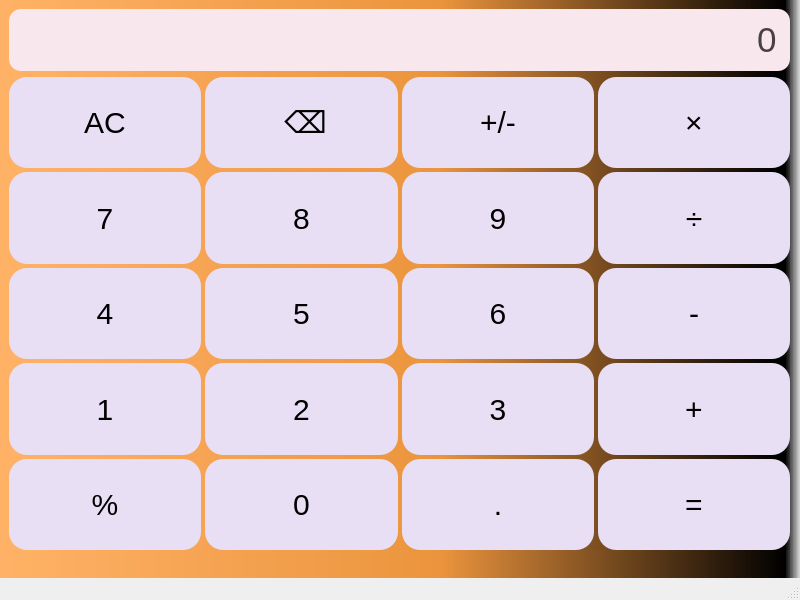
<?xml version="1.0" encoding="UTF-8"?>
<ui version="4.0">
 <class>MainWindow</class>
 <widget class="QMainWindow" name="MainWindow">
  <property name="geometry">
   <rect>
    <x>0</x>
    <y>0</y>
    <width>800</width>
    <height>600</height>
   </rect>
  </property>
  <property name="windowTitle">
   <string>MainWindow</string>
  </property>
  <widget class="QWidget" name="centralwidget">
   <property name="styleSheet">
    <string notr="true">QWidget {
	background-color: qlineargradient(spread:pad, x1:0, y1:0, x2:1, y2:0, stop:0 rgba(255, 178, 102, 255), stop:0.55 rgba(235, 148, 61, 255), stop:0.98 rgba(0, 0, 0, 255), stop:1 rgba(0, 0, 0, 0));


		

	
  
}</string>
   </property>
   <widget class="QWidget" name="verticalLayoutWidget">
    <property name="geometry">
     <rect>
      <x>9</x>
      <y>9</y>
      <width>781</width>
      <height>541</height>
     </rect>
    </property>
    <layout class="QVBoxLayout" name="verticalLayout_3">
     <item>
      <widget class="QLineEdit" name="display">
       <property name="minimumSize">
        <size>
         <width>0</width>
         <height>60</height>
        </size>
       </property>
       <property name="font">
        <font>
         <pointsize>-1</pointsize>
        </font>
       </property>
       <property name="layoutDirection">
        <enum>Qt::LayoutDirection::LeftToRight</enum>
       </property>
       <property name="styleSheet">
        <string notr="true">QLineEdit{
     border: 2px solid #9E3F5F;
     background-color: #F8E8EE;
color: #4A3F46;
border:none;
border-radius:12px;
padding:10px;
font-size:35px;

}</string>
       </property>
       <property name="text">
        <string>0</string>
       </property>
       <property name="alignment">
        <set>Qt::AlignmentFlag::AlignRight|Qt::AlignmentFlag::AlignTrailing|Qt::AlignmentFlag::AlignVCenter</set>
       </property>
       <property name="readOnly">
        <bool>true</bool>
       </property>
      </widget>
     </item>
     <item>
      <layout class="QGridLayout" name="gridLayout_6">
       <property name="spacing">
        <number>4</number>
       </property>
       <item row="0" column="3">
        <widget class="QPushButton" name="pushButton_21">
         <property name="sizePolicy">
          <sizepolicy hsizetype="Expanding" vsizetype="Preferred">
           <horstretch>0</horstretch>
           <verstretch>0</verstretch>
          </sizepolicy>
         </property>
         <property name="styleSheet">
          <string notr="true">QPushButton {
    background-color: #E8DFF5;
collor:#585bff;
    border: none;
    border-radius: 18px;
    padding: 6px;
    font-size: 30px;
}
QPushButton:hover{
	
	background-color: rgb(156, 117, 255);
}
QPushButton:pressed{
	background-color: rgb(236, 190, 255);
}


</string>
         </property>
         <property name="text">
          <string>×</string>
         </property>
        </widget>
       </item>
       <item row="4" column="3">
        <widget class="QPushButton" name="pushButton_16">
         <property name="sizePolicy">
          <sizepolicy hsizetype="Expanding" vsizetype="Preferred">
           <horstretch>0</horstretch>
           <verstretch>0</verstretch>
          </sizepolicy>
         </property>
         <property name="styleSheet">
          <string notr="true">QPushButton {
    background-color: #E8DFF5;
collor:#585bff;
    border: none;
    border-radius: 18px;
    padding: 6px;
    font-size: 30px;
}
QPushButton:hover{
	
	background-color: rgb(156, 117, 255);
}
QPushButton:pressed{
	background-color: rgb(236, 190, 255);
}


</string>
         </property>
         <property name="text">
          <string>=</string>
         </property>
        </widget>
       </item>
       <item row="1" column="0">
        <widget class="QPushButton" name="pushButton_7">
         <property name="sizePolicy">
          <sizepolicy hsizetype="Expanding" vsizetype="Preferred">
           <horstretch>0</horstretch>
           <verstretch>0</verstretch>
          </sizepolicy>
         </property>
         <property name="styleSheet">
          <string notr="true">QPushButton {
    background-color: #E8DFF5;
collor:#585bff;
    border: none;
    border-radius: 18px;
    padding: 6px;
    font-size: 30px;
}
QPushButton:hover{
	
	background-color: rgb(156, 117, 255);
}
QPushButton:pressed{
	background-color: rgb(236, 190, 255);
}


</string>
         </property>
         <property name="text">
          <string>7</string>
         </property>
        </widget>
       </item>
       <item row="3" column="3">
        <widget class="QPushButton" name="pushButton_2">
         <property name="sizePolicy">
          <sizepolicy hsizetype="Expanding" vsizetype="Preferred">
           <horstretch>0</horstretch>
           <verstretch>0</verstretch>
          </sizepolicy>
         </property>
         <property name="styleSheet">
          <string notr="true">QPushButton {
    background-color: #E8DFF5;
collor:#585bff;
    border: none;
    border-radius: 18px;
    padding: 6px;
    font-size: 30px;
}
QPushButton:hover{
	
	background-color: rgb(156, 117, 255);
}
QPushButton:pressed{
	background-color: rgb(236, 190, 255);
}


</string>
         </property>
         <property name="text">
          <string>+</string>
         </property>
        </widget>
       </item>
       <item row="0" column="1">
        <widget class="QPushButton" name="pushButton_17">
         <property name="sizePolicy">
          <sizepolicy hsizetype="Expanding" vsizetype="Preferred">
           <horstretch>0</horstretch>
           <verstretch>0</verstretch>
          </sizepolicy>
         </property>
         <property name="styleSheet">
          <string notr="true">QPushButton {
    background-color: #E8DFF5;
collor:#585bff;
    border: none;
    border-radius: 18px;
    padding: 6px;
    font-size: 30px;
}
QPushButton:hover{
	
	background-color: rgb(156, 117, 255);
}
QPushButton:pressed{
	background-color: rgb(236, 190, 255);
}


</string>
         </property>
         <property name="text">
          <string> ⌫</string>
         </property>
        </widget>
       </item>
       <item row="1" column="1">
        <widget class="QPushButton" name="pushButton_8">
         <property name="sizePolicy">
          <sizepolicy hsizetype="Expanding" vsizetype="Preferred">
           <horstretch>0</horstretch>
           <verstretch>0</verstretch>
          </sizepolicy>
         </property>
         <property name="styleSheet">
          <string notr="true">QPushButton {
    background-color: #E8DFF5;
collor:#585bff;
    border: none;
    border-radius: 18px;
    padding: 6px;
    font-size: 30px;
}
QPushButton:hover{
	
	background-color: rgb(156, 117, 255);
}
QPushButton:pressed{
	background-color: rgb(236, 190, 255);
}
</string>
         </property>
         <property name="text">
          <string>8</string>
         </property>
        </widget>
       </item>
       <item row="2" column="2">
        <widget class="QPushButton" name="pushButton_12">
         <property name="sizePolicy">
          <sizepolicy hsizetype="Expanding" vsizetype="Preferred">
           <horstretch>0</horstretch>
           <verstretch>0</verstretch>
          </sizepolicy>
         </property>
         <property name="styleSheet">
          <string notr="true">QPushButton {
    background-color: #E8DFF5;
collor:#585bff;
    border: none;
    border-radius: 18px;
    padding: 6px;
    font-size: 30px;
}
QPushButton:hover{
	
	background-color: rgb(156, 117, 255);
}
QPushButton:pressed{
	background-color: rgb(236, 190, 255);
}


</string>
         </property>
         <property name="text">
          <string>6</string>
         </property>
        </widget>
       </item>
       <item row="2" column="3">
        <widget class="QPushButton" name="pushButton_13">
         <property name="sizePolicy">
          <sizepolicy hsizetype="Expanding" vsizetype="Preferred">
           <horstretch>0</horstretch>
           <verstretch>0</verstretch>
          </sizepolicy>
         </property>
         <property name="styleSheet">
          <string notr="true">QPushButton {
    background-color: #E8DFF5;
collor:#585bff;
    border: none;
    border-radius: 18px;
    padding: 6px;
    font-size: 30px;
}
QPushButton:hover{
	
	background-color: rgb(156, 117, 255);
}
QPushButton:pressed{
	background-color: rgb(236, 190, 255);
}


</string>
         </property>
         <property name="text">
          <string>-</string>
         </property>
        </widget>
       </item>
       <item row="3" column="2">
        <widget class="QPushButton" name="pushButton_3">
         <property name="sizePolicy">
          <sizepolicy hsizetype="Expanding" vsizetype="Preferred">
           <horstretch>0</horstretch>
           <verstretch>0</verstretch>
          </sizepolicy>
         </property>
         <property name="styleSheet">
          <string notr="true">QPushButton {
    background-color: #E8DFF5;
collor:#585bff;
    border: none;
    border-radius: 18px;
    padding: 6px;
    font-size: 30px;
}
QPushButton:hover{
	
	background-color: rgb(156, 117, 255);
}
QPushButton:pressed{
	background-color: rgb(236, 190, 255);
}


</string>
         </property>
         <property name="text">
          <string>3</string>
         </property>
        </widget>
       </item>
       <item row="4" column="0">
        <widget class="QPushButton" name="pushButton_5">
         <property name="sizePolicy">
          <sizepolicy hsizetype="Expanding" vsizetype="Preferred">
           <horstretch>0</horstretch>
           <verstretch>0</verstretch>
          </sizepolicy>
         </property>
         <property name="styleSheet">
          <string notr="true">QPushButton {
    background-color: #E8DFF5;
collor:#585bff;
    border: none;
    border-radius: 18px;
    padding: 6px;
    font-size: 30px;
}
QPushButton:hover{
	
	background-color: rgb(156, 117, 255);
}
QPushButton:pressed{
	background-color: rgb(236, 190, 255);
}


</string>
         </property>
         <property name="text">
          <string>%</string>
         </property>
        </widget>
       </item>
       <item row="2" column="0">
        <widget class="QPushButton" name="pushButton_6">
         <property name="sizePolicy">
          <sizepolicy hsizetype="Expanding" vsizetype="Preferred">
           <horstretch>0</horstretch>
           <verstretch>0</verstretch>
          </sizepolicy>
         </property>
         <property name="styleSheet">
          <string notr="true">QPushButton {
    background-color: #E8DFF5;
collor:#585bff;
    border: none;
    border-radius: 18px;
    padding: 6px;
    font-size: 30px;
}
QPushButton:hover{
	
	background-color: rgb(156, 117, 255);
}
QPushButton:pressed{
	background-color: rgb(236, 190, 255);
}


</string>
         </property>
         <property name="text">
          <string>4</string>
         </property>
        </widget>
       </item>
       <item row="3" column="0">
        <widget class="QPushButton" name="pushButton">
         <property name="sizePolicy">
          <sizepolicy hsizetype="Expanding" vsizetype="Preferred">
           <horstretch>0</horstretch>
           <verstretch>0</verstretch>
          </sizepolicy>
         </property>
         <property name="styleSheet">
          <string notr="true">QPushButton {
    background-color: #E8DFF5;
collor:#585bff;
    border: none;
    border-radius: 18px;
    padding: 6px;
    font-size: 30px;
}
QPushButton:hover{
	
	background-color: rgb(156, 117, 255);
}
QPushButton:pressed{
	background-color: rgb(236, 190, 255);
}


</string>
         </property>
         <property name="text">
          <string>1</string>
         </property>
        </widget>
       </item>
       <item row="2" column="1">
        <widget class="QPushButton" name="pushButton_11">
         <property name="sizePolicy">
          <sizepolicy hsizetype="Expanding" vsizetype="Preferred">
           <horstretch>0</horstretch>
           <verstretch>0</verstretch>
          </sizepolicy>
         </property>
         <property name="styleSheet">
          <string notr="true">QPushButton {
    background-color: #E8DFF5;
collor:#585bff;
    border: none;
    border-radius: 18px;
    padding: 6px;
    font-size: 30px;
}
QPushButton:hover{
	
	background-color: rgb(156, 117, 255);
}
QPushButton:pressed{
	background-color: rgb(236, 190, 255);
}


</string>
         </property>
         <property name="text">
          <string>5</string>
         </property>
        </widget>
       </item>
       <item row="4" column="1">
        <widget class="QPushButton" name="pushButton_14">
         <property name="sizePolicy">
          <sizepolicy hsizetype="Expanding" vsizetype="Preferred">
           <horstretch>0</horstretch>
           <verstretch>0</verstretch>
          </sizepolicy>
         </property>
         <property name="styleSheet">
          <string notr="true">QPushButton {
    background-color: #E8DFF5;
collor:#585bff;
    border: none;
    border-radius: 18px;
    padding: 6px;
    font-size: 30px;
}
QPushButton:hover{
	
	background-color: rgb(156, 117, 255);
}
QPushButton:pressed{
	background-color: rgb(236, 190, 255);
}


</string>
         </property>
         <property name="text">
          <string>0</string>
         </property>
        </widget>
       </item>
       <item row="0" column="0">
        <widget class="QPushButton" name="pushButton_18">
         <property name="sizePolicy">
          <sizepolicy hsizetype="Expanding" vsizetype="Preferred">
           <horstretch>0</horstretch>
           <verstretch>0</verstretch>
          </sizepolicy>
         </property>
         <property name="styleSheet">
          <string notr="true">QPushButton {
    background-color: #E8DFF5;
collor:#585bff;
    border: none;
    border-radius: 18px;
    padding: 6px;
    font-size: 30px;
}
QPushButton:hover{
	
	background-color: rgb(156, 117, 255);
}
QPushButton:pressed{
	background-color: rgb(236, 190, 255);
}


</string>
         </property>
         <property name="text">
          <string>AC</string>
         </property>
        </widget>
       </item>
       <item row="1" column="2">
        <widget class="QPushButton" name="pushButton_9">
         <property name="sizePolicy">
          <sizepolicy hsizetype="Expanding" vsizetype="Preferred">
           <horstretch>0</horstretch>
           <verstretch>0</verstretch>
          </sizepolicy>
         </property>
         <property name="styleSheet">
          <string notr="true">QPushButton {
    background-color: #E8DFF5;
collor:#585bff;
    border: none;
    border-radius: 18px;
    padding: 6px;
    font-size: 30px;
}
QPushButton:hover{
	
	background-color: rgb(156, 117, 255);
}
QPushButton:pressed{
	background-color: rgb(236, 190, 255);
}


</string>
         </property>
         <property name="text">
          <string>9</string>
         </property>
        </widget>
       </item>
       <item row="4" column="2">
        <widget class="QPushButton" name="pushButton_15">
         <property name="sizePolicy">
          <sizepolicy hsizetype="Expanding" vsizetype="Preferred">
           <horstretch>0</horstretch>
           <verstretch>0</verstretch>
          </sizepolicy>
         </property>
         <property name="styleSheet">
          <string notr="true">QPushButton {
    background-color: #E8DFF5;
collor:#585bff;
    border: none;
    border-radius: 18px;
    padding: 6px;
    font-size: 30px;
}
QPushButton:hover{
	
	background-color: rgb(156, 117, 255);
}
QPushButton:pressed{
	background-color: rgb(236, 190, 255);
}


</string>
         </property>
         <property name="text">
          <string>.</string>
         </property>
        </widget>
       </item>
       <item row="1" column="3">
        <widget class="QPushButton" name="pushButton_10">
         <property name="sizePolicy">
          <sizepolicy hsizetype="Expanding" vsizetype="Preferred">
           <horstretch>0</horstretch>
           <verstretch>0</verstretch>
          </sizepolicy>
         </property>
         <property name="styleSheet">
          <string notr="true">QPushButton {
    background-color: #E8DFF5;
collor:#585bff;
    border: none;
    border-radius: 18px;
    padding: 6px;
    font-size: 30px;
}
QPushButton:hover{
	
	background-color: rgb(156, 117, 255);
}
QPushButton:pressed{
	background-color: rgb(236, 190, 255);
}


</string>
         </property>
         <property name="text">
          <string>÷</string>
         </property>
        </widget>
       </item>
       <item row="0" column="2">
        <widget class="QPushButton" name="pushButton_20">
         <property name="sizePolicy">
          <sizepolicy hsizetype="Expanding" vsizetype="Preferred">
           <horstretch>0</horstretch>
           <verstretch>0</verstretch>
          </sizepolicy>
         </property>
         <property name="styleSheet">
          <string notr="true">QPushButton {
    background-color: #E8DFF5;
collor:#585bff;
    border: none;
    border-radius: 18px;
    padding: 6px;
    font-size: 30px;
}
QPushButton:hover{
	
	background-color: rgb(156, 117, 255);
}
QPushButton:pressed{
	background-color: rgb(236, 190, 255);
}


</string>
         </property>
         <property name="text">
          <string>+/-</string>
         </property>
        </widget>
       </item>
       <item row="3" column="1">
        <widget class="QPushButton" name="pushButton_4">
         <property name="sizePolicy">
          <sizepolicy hsizetype="Expanding" vsizetype="Preferred">
           <horstretch>0</horstretch>
           <verstretch>0</verstretch>
          </sizepolicy>
         </property>
         <property name="styleSheet">
          <string notr="true">QPushButton {
    background-color: #E8DFF5;
collor:#585bff;
    border: none;
    border-radius: 18px;
    padding: 6px;
    font-size: 30px;
}
QPushButton:hover{
	
	background-color: rgb(156, 117, 255);
}
QPushButton:pressed{
	background-color: rgb(236, 190, 255);
}


</string>
         </property>
         <property name="text">
          <string>2</string>
         </property>
        </widget>
       </item>
      </layout>
     </item>
    </layout>
   </widget>
  </widget>
  <widget class="QStatusBar" name="statusbar"/>
  <widget class="QMenuBar" name="menubar">
   <property name="geometry">
    <rect>
     <x>0</x>
     <y>0</y>
     <width>800</width>
     <height>25</height>
    </rect>
   </property>
  </widget>
 </widget>
 <resources/>
 <connections/>
</ui>
